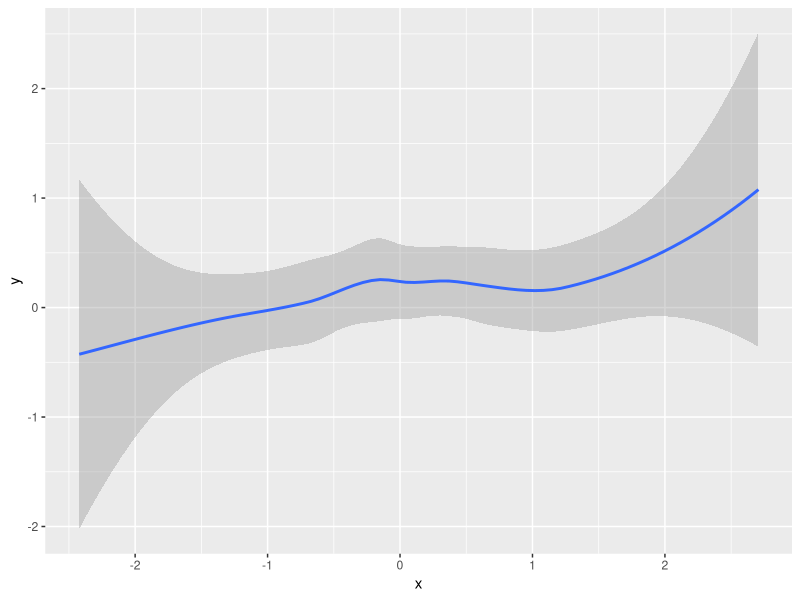
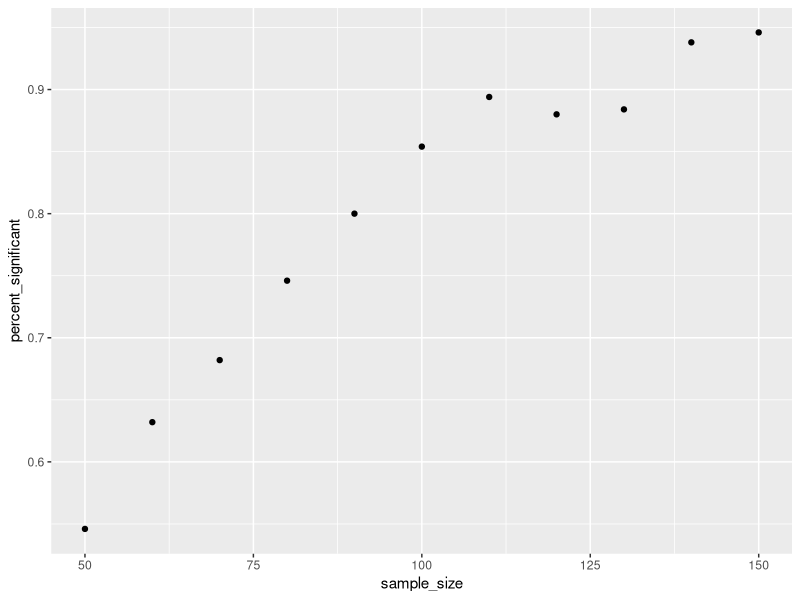
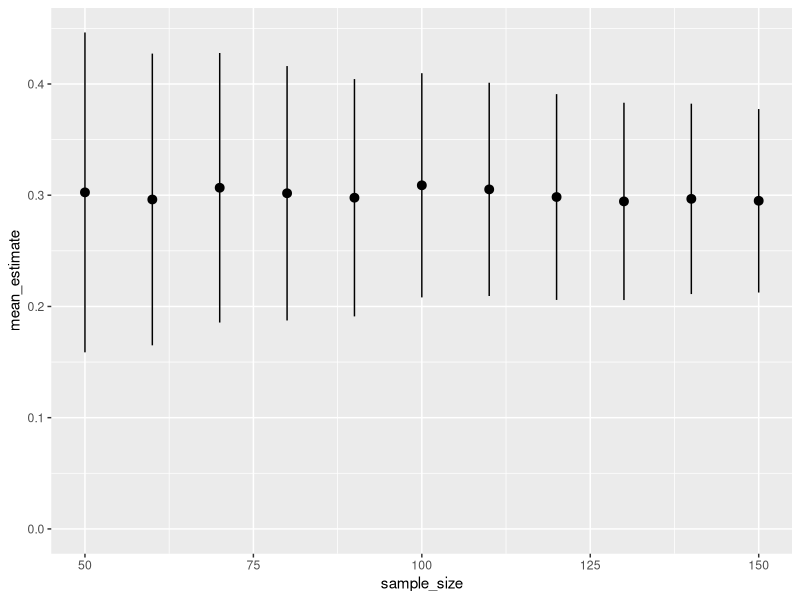

Here is the R script that generated these plots, in order:
## ---- chunk 1
library(tidyverse)
## ---- chunk 2
x <- rnorm(100)
error <- rnorm(100, mean = 0, sd = 1)
y <- x * 0.3 + error

dat <- data.frame(x = x, y = y)

lm(y ~ x, data = dat) %>% broom::tidy()
## ---- chunk 3
dat %>% 
  ggplot(aes(x,y)) +
  geom_smooth()
## ---- chunk 4
# define a function that generates a random dataset
generate_data <- function(x){
  # adding the x as an argument is a bit of a hack because we don't need it
  # there's an easier way to do this in R using the replicate function
  measure_1 <- rnorm(100) 
  measure_2 <- measure_1 * 0.3 + rnorm(100)
  
  result <- data.frame(measure_1, measure_2)
}

simulations_data <- tibble(simulation_id = c(1:1000)) %>% 
  
  mutate(sim_dat = map(simulation_id, generate_data),
         model = map(sim_dat, \(x) {lm(measure_2 ~ measure_1, data = x)}),
         tidy_model = map(model, broom::tidy),
         p_value_measure_2 = map_dbl(tidy_model, \(x) x %>% 
                                       filter(term == "measure_1") %>%  
                                       pull(p.value)))


simulations_data %>% 
  summarise(n_sims = n(),
            n_sig = sum(p_value_measure_2 < 0.05),
            power = n_sig / n_sims)
## ---- chunk 5
generate_data2 <- function(N){
  measure_1 <- rnorm(N) 
  measure_2 <- measure_1 * 0.3 + rnorm(N, sd = 1)
  
  result <- data.frame(measure_1, measure_2)
}

simulations_data_2 <- crossing(
  simulation_id = c(1:500),
  sample_size = seq(50, 150, by = 10)
)
## ---- chunk 6
sim_outcome <- simulations_data_2 %>% 
   mutate(sim_dat = map(sample_size, generate_data2),
         model = map(sim_dat, \(x) {lm(measure_2 ~ measure_1, data = x)}),
         tidy_model = map(model, broom::tidy),
         p_value_measure_2 = map_dbl(tidy_model, \(x) x %>% 
                                       filter(term == "measure_1") %>%  
                                       pull(p.value)))
## ---- chunk 7
sim_outcome %>% 
  group_by(sample_size) %>% 
  summarise(n_sims = n(),
            percent_significant = sum(p_value_measure_2 < 0.05) / n_sims) %>% 
  ggplot(aes(sample_size, percent_significant)) +
  geom_point()
## ---- chunk 8
sim_outcome %>% 
  unnest(tidy_model) %>% 
  filter(term == "measure_1") %>% 
  group_by(sample_size) %>% 
  summarise(across(c(estimate, std.error), c("mean" = mean), .names = "{.fn}_{.col}")) %>% 
  ggplot(aes(sample_size, mean_estimate, ymin = mean_estimate - mean_std.error, ymax = mean_estimate + mean_std.error)) +
  geom_pointrange() +
  expand_limits(y = c(0, 0.35))
